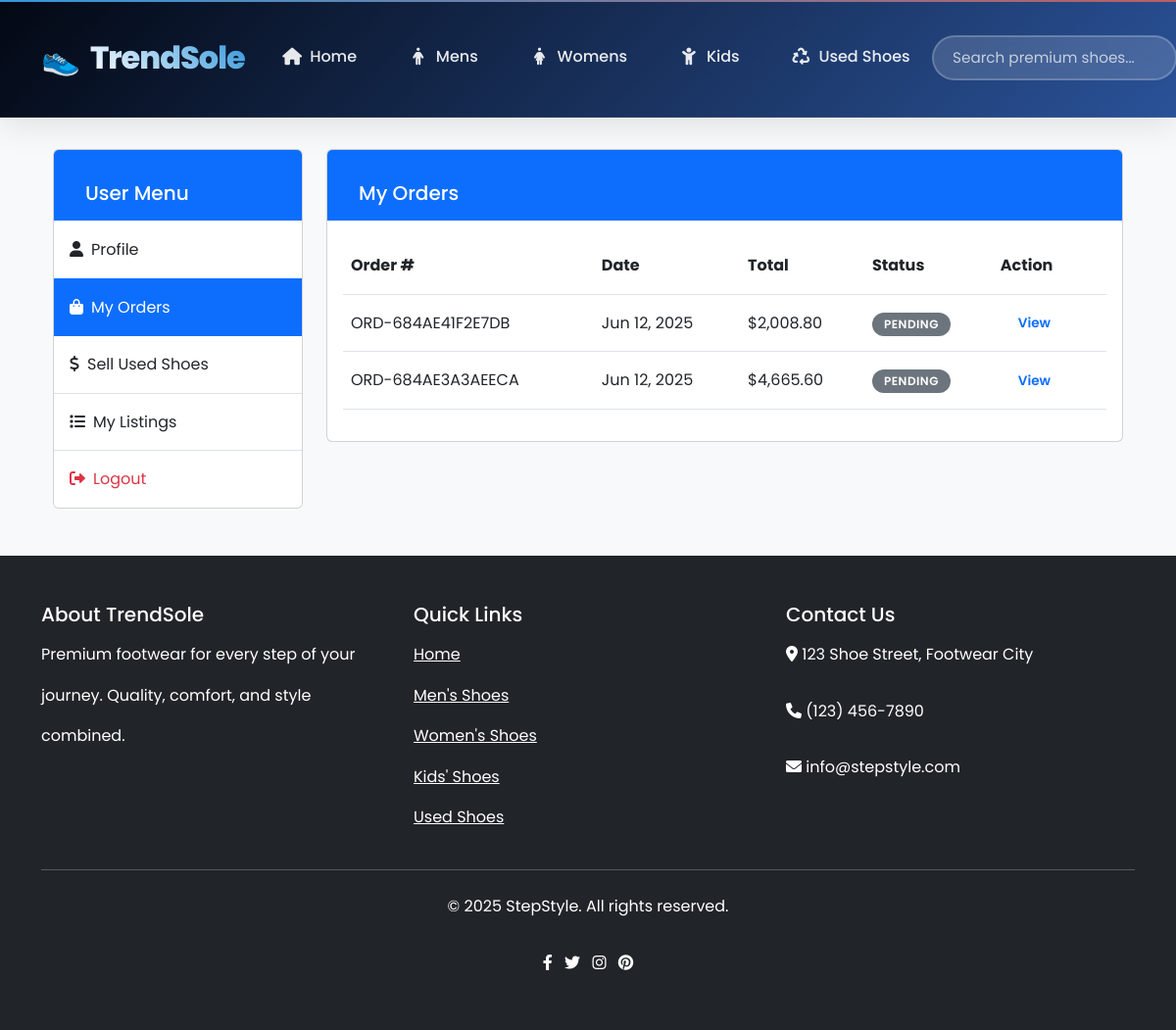
The page /shoe_store/pages/user/orders.php (signed in) on the database its author committed.
### tables this page shows
CREATE TABLE `orders` (
  `id` int(11) NOT NULL,
  `user_id` int(11) NOT NULL,
  `order_number` varchar(20) NOT NULL,
  `total_amount` decimal(10,2) NOT NULL,
  `shipping_name` varchar(100) NOT NULL,
  `shipping_address` text NOT NULL,
  `shipping_city` varchar(50) NOT NULL,
  `shipping_state` varchar(50) NOT NULL,
  `shipping_zip` varchar(20) NOT NULL,
  `shipping_phone` varchar(20) NOT NULL,
  `billing_name` varchar(100) NOT NULL,
  `billing_address` text NOT NULL,
  `billing_city` varchar(50) NOT NULL,
  `billing_state` varchar(50) NOT NULL,
  `billing_zip` varchar(20) NOT NULL,
  `payment_method` enum('card','paypal','cod') NOT NULL,
  `card_last4` varchar(4) DEFAULT NULL,
  `created_at` timestamp NOT NULL DEFAULT current_timestamp(),
  `order_status` enum('pending','accepted','cancelled') DEFAULT 'pending'
);

### shoe_store/pages/user/orders.php (the view, shortened to what this page needs)
<?php
require_once '../../includes/header.php';
$user_id = $_SESSION['user_id'];
$orders_query = "SELECT o.id, o.order_number, o.total_amount, o.order_status, o.created_at
                 FROM orders o
                 WHERE o.user_id = ?
                 ORDER BY o.created_at DESC";
$stmt = $conn->prepare($orders_query);
$stmt->bind_param("i", $user_id);
$stmt->execute();
$orders_result = $stmt->get_result();
?>
<div class="container mt-4">
    <div class="row">
        <div class="col-md-3">
            <?php include 'user_menu.php'; ?>
        </div>
        <div class="col-md-9">
            <div class="card">
                <div class="card-header bg-primary text-white">
                    <h5 class="mb-0">My Orders</h5>
                </div>
                <div class="card-body">
                    <?php if($orders_result->num_rows > 0): ?>
                        <div class="table-responsive">
                            <table class="table table-hover">
                                <thead>
                                    <tr>
                                        <th>Order #</th>
                                        <th>Date</th>
                                        <th>Total</th>
                                        <th>Status</th>
                                        <th>Action</th>
                                    </tr>
                                </thead>
                                <tbody>
                                    <?php while($order = $orders_result->fetch_assoc()): ?>
                                        <tr>
                                            <td><?php echo $order['order_number']; ?></td>
                                            <td><?php echo date('M j, Y', strtotime($order['created_at'])); ?></td>
                                            <td>$<?php echo number_format($order['total_amount'], 2); ?></td>
                                            <td>
                                                <span class="badge
                                                    <?php
                                                        switch($order['order_status']) {
                                                            default: echo 'bg-secondary';
                                                        }
                                                    ?>">
                                                    <?php echo ucfirst($order['order_status']); ?>
                                                </span>
                                            </td>
                                            <td>
                                                <a href="order_details.php?id=<?php echo $order['id']; ?>" class="btn btn-sm btn-outline-primary">View</a>
                                            </td>
                                        </tr>
                                    <?php endwhile; ?>
                                </tbody>
                            </table>
                        </div>
                    <?php else: ?>
                        <div class="alert alert-info">You haven't placed any orders yet.</div>
                        <a href="../../index.php" class="btn btn-primary">Start Shopping</a>
                    <?php endif; ?>
                </div>
            </div>
        </div>
    </div>
</div>
<?php require_once '../../includes/footer.php'; ?>

### shoe_store/assets/css/style.css (style rules this page uses)
:root { --primary-color: #1a1a1a; --secondary-color: #f8f9fa; --accent-color: #007bff; --text-primary: #2c3e50; --text-secondary: #6c757d; --border-color: #e9ecef; --shadow-light: 0 2px 10px rgba(0, 0, 0, 0.1); --shadow-medium: 0 4px 20px rgba(0, 0, 0, 0.15); --shadow-heavy: 0 8px 30px rgba(0, 0, 0, 0.2); --transition: all 0.3s ease; }
body { font-family: "Inter", "Segoe UI", Tahoma, Geneva, Verdana, sans-serif; background-color: #ffffff; color: var(--text-primary); line-height: 1.6; }
.btn { border-radius: 50px; font-weight: 600; transition: var(--transition); border: 2px solid transparent; }

### shoe_store/assets/css/adminstyle.css (style rules this page uses)
.btn { padding: 0.75rem 1.5rem; border-radius: 0.5rem; font-weight: 600; font-size: 0.9rem; border: 2px solid transparent; cursor: pointer; transition: all 0.3s ease; text-decoration: none; display: inline-flex; align-items: center; gap: 0.5rem; }
.btn-sm { padding: 0.5rem 1rem; font-size: 0.85rem; }
.card-header { padding: 2rem 2rem 1rem; display: flex; justify-content: space-between; align-items: flex-start; border-bottom: 1px solid #f0f0f0; }

### shoe_store/assets/css/adminstyle2.css (style rules this page uses)
.badge { padding: 0.375rem 0.75rem; border-radius: 50px; font-size: 0.75rem; font-weight: 600; text-transform: uppercase; letter-spacing: 0.5px; }

### shoe_store/includes/header.php (style rules this page uses)
:root { --primary-color: #2c3e50; --accent-color: #e74c3c; --success-color: #27ae60; --warning-color: #f39c12; --dark-color: #1a252f; --light-color: #ecf0f1; --gradient-primary: linear-gradient(135deg, #667eea 0%, #764ba2 100%); --gradient-secondary: linear-gradient(135deg, #f093fb 0%, #f5576c 100%); --shadow-light: 0 2px 10px rgba(0,0,0,0.1); --shadow-medium: 0 5px 25px rgba(0,0,0,0.15); --shadow-heavy: 0 10px 40px rgba(0,0,0,0.2); --border-radius: 12px; --transition: all 0.3s cubic-bezier(0.4, 0, 0.2, 1); }
* { margin: 0; padding: 0; box-sizing: border-box; }
body { font-family: 'Poppins', sans-serif; line-height: 2.6; color: #333; background-color: #f8f9fa; }
html { scroll-behavior: smooth; }

### rows shown on the page
orders: order_number "ORD-684AE41F2E7DB", created_at "Jun 12, 2025", total_amount "2,008.80", order_status "PENDING"
orders: order_number "ORD-684AE3A3AEECA", created_at "Jun 12, 2025", total_amount "4,665.60", order_status "PENDING"
